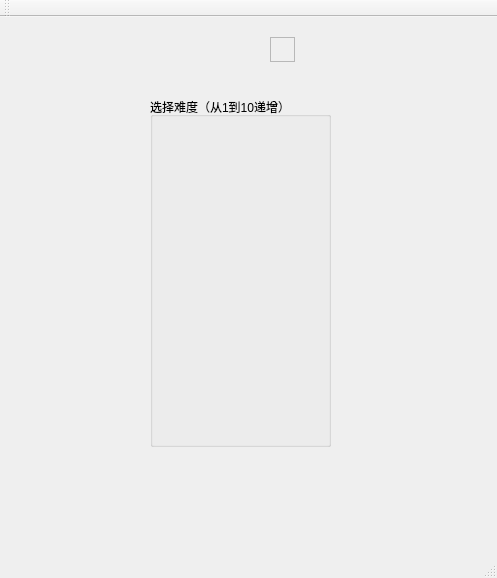
<?xml version="1.0" encoding="UTF-8"?>
<ui version="4.0">
 <class>sudo</class>
 <widget class="QMainWindow" name="sudo">
  <property name="geometry">
   <rect>
    <x>0</x>
    <y>0</y>
    <width>497</width>
    <height>578</height>
   </rect>
  </property>
  <property name="sizePolicy">
   <sizepolicy hsizetype="Expanding" vsizetype="Expanding">
    <horstretch>0</horstretch>
    <verstretch>0</verstretch>
   </sizepolicy>
  </property>
  <property name="windowTitle">
   <string>sudo</string>
  </property>
  <property name="styleSheet">
   <string notr="true"/>
  </property>
  <widget class="QWidget" name="centralWidget">
   <widget class="QGroupBox" name="Select">
    <property name="geometry">
     <rect>
      <x>150</x>
      <y>80</y>
      <width>181</width>
      <height>350</height>
     </rect>
    </property>
    <property name="styleSheet">
     <string notr="true">font: 10pt &quot;宋体&quot;;</string>
    </property>
    <property name="title">
     <string>选择难度（从1到10递增）</string>
    </property>
    <widget class="QWidget" name="verticalLayoutWidget">
     <property name="geometry">
      <rect>
       <x>9</x>
       <y>9</y>
       <width>181</width>
       <height>331</height>
      </rect>
     </property>
     <layout class="QVBoxLayout" name="vout"/>
    </widget>
   </widget>
   <widget class="QFrame" name="clk">
    <property name="geometry">
     <rect>
      <x>270</x>
      <y>20</y>
      <width>25</width>
      <height>25</height>
     </rect>
    </property>
    <property name="styleSheet">
     <string notr="true">border-image: url(:/new/prefix1/timg.jpg);</string>
    </property>
    <property name="frameShape">
     <enum>QFrame::StyledPanel</enum>
    </property>
    <property name="frameShadow">
     <enum>QFrame::Raised</enum>
    </property>
   </widget>
  </widget>
  <widget class="QMenuBar" name="menuBar">
   <property name="geometry">
    <rect>
     <x>0</x>
     <y>0</y>
     <width>497</width>
     <height>23</height>
    </rect>
   </property>
  </widget>
  <widget class="QToolBar" name="mainToolBar">
   <attribute name="toolBarArea">
    <enum>TopToolBarArea</enum>
   </attribute>
   <attribute name="toolBarBreak">
    <bool>false</bool>
   </attribute>
  </widget>
  <widget class="QStatusBar" name="statusBar"/>
 </widget>
 <layoutdefault spacing="6" margin="11"/>
 <resources/>
 <connections/>
</ui>
